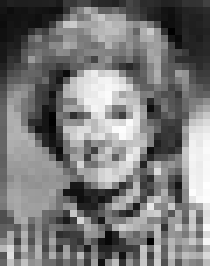
%> input picture DIP/img1.jpg, 30 x 38 px, shrunk from 236 x 297 before the run (shown 7 times larger)
$ octave task1.m   (GNU Octave 9; MATLAB toolbox functions it lacks are replaced by stand-ins)
%> lines starting %> are read from the running program, lines starting %| are printed output that depends on the picture
clc;clear;close all;
%% Read an image
rd = imread('img1.jpg');
%> rd is the input picture: size 38x30 uint8; min 0, max 255, mean 120.8
% [folder, oldBaseName, oldExt] = fileparts('img1.jpg');
% newext = sprintf('%s.txt',oldBaseName);
% newName = fullfile(folder, newext);
imwrite(rd,'img1_1.png');

%% Histogram of Image
rd = imread('img1.jpg');
histogram(rd)
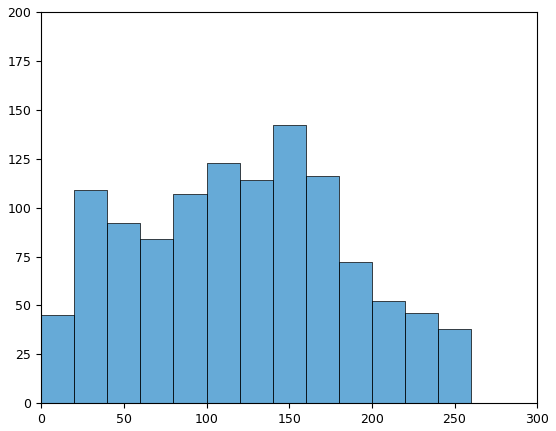
%> figure redrawn from the program's plot data; tallest bar 142 high, from x = 140 to 160

%% DWT2
rd = imread('img1.jpg');
[cA,cH,cV,cD] = dwt2(rd,'sym4','mode','per');
imagesc(cA)
title('Approximation Coefficients')

%% Histogram Equalization
rd = rgb2gray(imread('img2.jpg'));
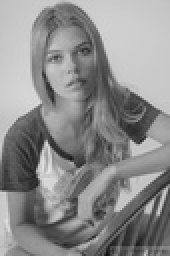
%> input picture DIP/img2.jpg, 85 x 128 px, shrunk from 667 x 1000 before the run (shown 2 times larger)
%> rd: size 128x85 uint8; min 16, max 229, mean 140.5
s = size(rd);
%> s = [128 85]
rd = double(rd);
%> rd: size 128x85 double

hist1 = zeros(1,256);
for i = 1:s(1)          %Create histogram of the original image
    for j = 1:s(2)
        for k = 0:255
            if rd(i,j) == k
                hist1(k+1) = hist1(k+1)+1;
            end
        end
    end
end
%> after the loop, hist1 = 256 values, max 343 at index 203, min 0 at index 1, mean 42.5
%Calculate PDF
pdf = hist1 * (1/(s(1)*s(2)));
%> pdf = 256 values, max 0.0315 at index 203, min 0 at index 1, mean 0.00391
%Calculate CDF
cdf = zeros(1,256);
cdf(1) = pdf(1);
for i = 2:255
    cdf(i) = cdf(i-1) + pdf(i);
end
%> after the loop, cdf = 256 values, max 1 at index 230, min 0 at index 1, mean 0.447
cdf = round(255*cdf);   %Round off
%> cdf = 256 values, max 255 at index 218, min 0 at index 1, mean 114
%Reconstruct the output image from cdf corresponding freq
rn = zeros(1,256);
for i = 1:s(1)
    for j = 1:s(2)
          for k = 0:255
              if rd(i,j) == k
                  rn(i,j) = cdf(k+1);
              end
          end
    end
end
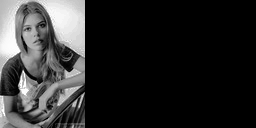
%> rn: size 128x256 double; min 0, max 255, mean 42.7
%Creating Equalized Histogram
hist2 = zeros(1,256);
for i = 1:s(1)
    for j = 1:s(2)
        for k = 0:255
            if rn(i,j) == k
                hist2(k+1) = hist2(k+1)+1;
            end
        end
    end
end
%> after the loop, hist2 = 256 values, max 343 at index 222, min 0 at index 23, mean 42.5
subplot(121)
imshow(uint8(rd));
subplot(122)
imshow(uint8(rn))
figure
subplot(121)
plot(hist1)
subplot(122)
plot(hist2)
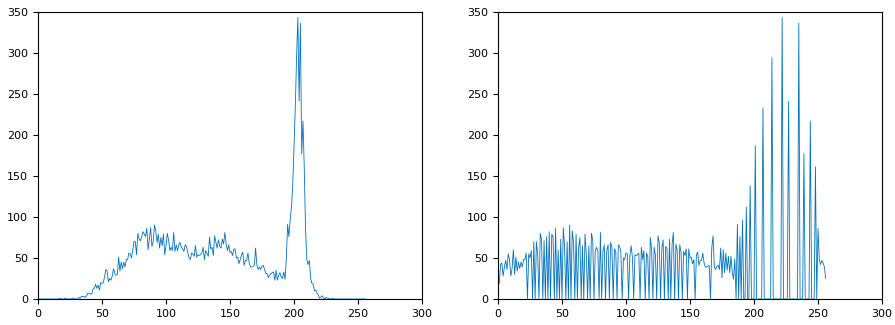
%> figure redrawn from the program's plot data, 2 panels; panel 1: curve peaks at x = 203, y = 343; panel 2: curve peaks at x = 222, y = 343
